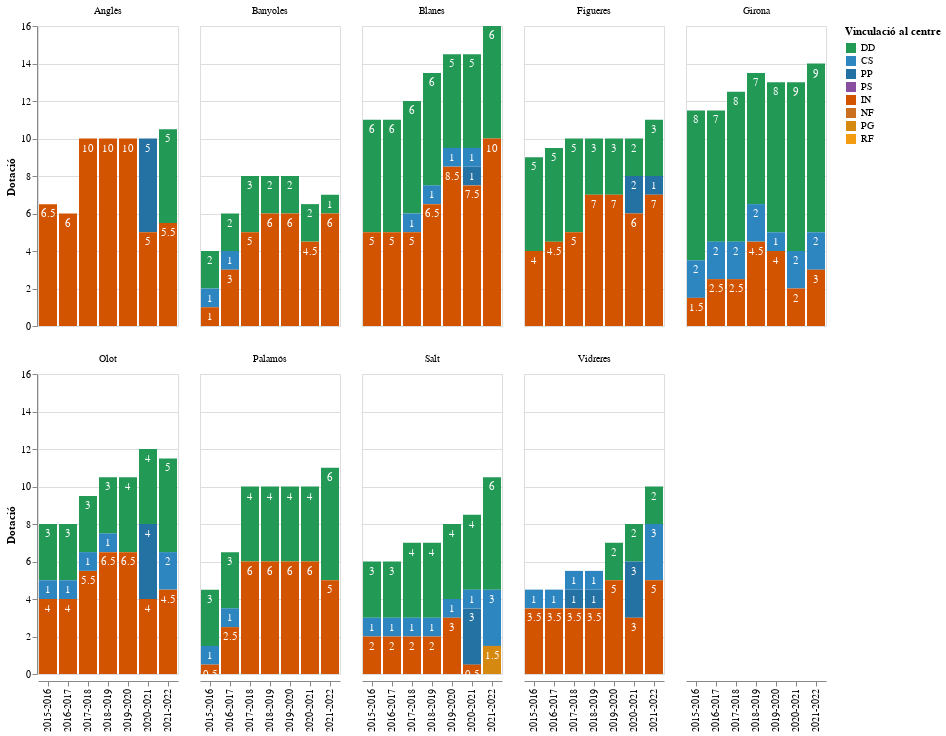

Write notebook code for a chart like this one.
### Code cell
import altair as alt

# Taula curs, municipi, destinació, Dotació
data = pd.melt(df_girona, id_vars=["Curs", "NOM_MUNICIPI"], value_vars=destinacions, var_name="Destinació", value_name="Dotació").dropna()

# Camp addicional per a ordenació manual
data['order'] = data['Destinació'].replace(
    {val: i for i, val in enumerate(destinacions)}
)

base = base = alt.Chart(data).encode(
    alt.Y("sum(Dotació)",title="Dotació", stack='zero' ),
    alt.X("Curs:N", title=""),
    alt.Order("order", sort="descending" ),
)

bars = base.mark_bar().encode(
    alt.Color("Destinació", title="Vinculació al centre", scale=alt.Scale(domain=destinacions, range=colors)),
)

text_detall = base.mark_text(dy=10, color='white').encode(
    detail='Destinació:N',
    text=alt.Text('sum(Dotació):Q'),
)

alt.layer(
        bars, text_detall
    ).facet(
        facet=alt.Column('NOM_MUNICIPI', title=""),
        columns=5
    ).interactive()

### Figure 1 — Vega-Lite specification as saved in the notebook (floating-point values rounded to 4 significant figures; data arrays with more than 128 entries replaced by an {"elided": "..."} marker saying what was removed)
{"config": {"view": {"continuousWidth": 400, "continuousHeight": 300}}, "data": {"name": "data-b4401f38922b361c2730d2ec9836c085"}, "facet": {"field": "NOM_MUNICIPI", "title": "", "type": "nominal"}, "spec": {"layer": [{"mark": "bar", "encoding": {"color": {"field": "Destinació", "scale": {"domain": ["DD", "CS", "PP", "PS", "IN", "NF", "PG", "RF"], "range": ["#229954", "#2E86C1", "#2471A3", "#884EA0", "#D35400", "#CA6F1E", "#D68910", "#F39C12", "#D4AC0D"]}, "title": "Vinculació al centre", "type": "nominal"}, "order": {"field": "order", "sort": "descending", "type": "quantitative"}, "x": {"field": "Curs", "title": "", "type": "nominal"}, "y": {"aggregate": "sum", "field": "Dotació", "stack": "zero", "title": "Dotació", "type": "quantitative"}}, "selection": {"selector042": {"type": "interval", "bind": "scales", "encodings": ["x", "y"]}}}, {"mark": {"type": "text", "color": "white", "dy": 10}, "encoding": {"detail": {"field": "Destinació", "type": "nominal"}, "order": {"field": "order", "sort": "descending", "type": "quantitative"}, "text": {"aggregate": "sum", "field": "Dotació", "type": "quantitative"}, "x": {"field": "Curs", "title": "", "type": "nominal"}, "y": {"aggregate": "sum", "field": "Dotació", "stack": "zero", "title": "Dotació", "type": "quantitative"}}}]}, "columns": 5, "$schema": "https://vega.github.io/schema/vega-lite/v4.17.0.json", "datasets": {"data-b4401f38922b361c2730d2ec9836c085": {"elided": "291 records"}}}
